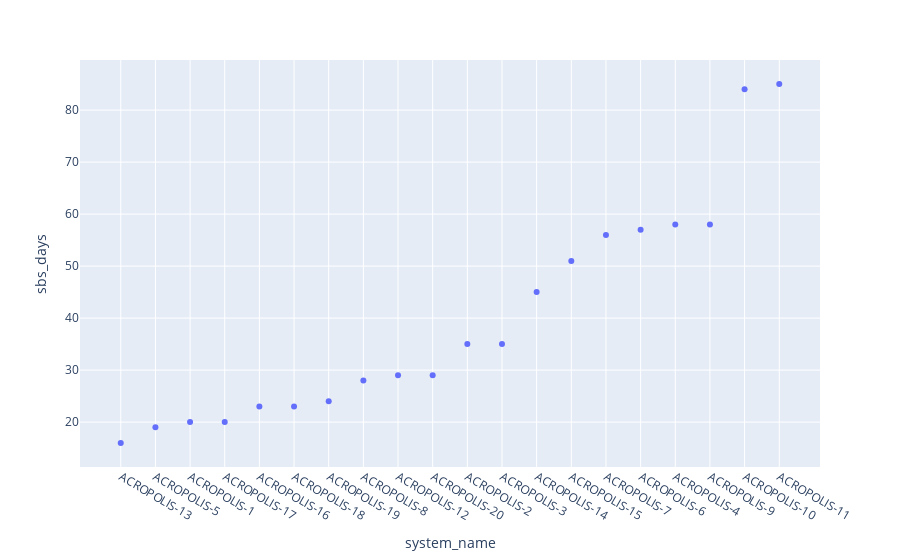

The notebook cell this image was saved under:
### Code cell
# 144 * 10 minute intervals in 1 day - 3 * 10 min intervals in one calibration
# 24* 1h interval in 1 day

df_plot = df.sort("datetime") \
    .group_by(["system_name", "system_id"]) \
    .agg((pl.col("gmp343_corrected").count() / 24).cast(int).alias("sbs_days")) \
    .join(df_sbs, on="system_id") \
    .drop("^.*_right$") \
    .sort("sbs_days")

fig = px.scatter(df_plot, x="system_name", y="sbs_days")
fig.show()

### Figure 1 — Plotly figure (JSON) as saved in the notebook; plotly's stock layout.template omitted (floating-point values rounded to 4 significant figures)
{"data": [{"hovertemplate": "system_name=%{x}<br>sbs_days=%{y}<extra></extra>", "legendgroup": "", "marker": {"color": "#636efa", "symbol": "circle"}, "mode": "markers", "name": "", "orientation": "v", "showlegend": false, "type": "scatter", "x": ["ACROPOLIS-13", "ACROPOLIS-5", "ACROPOLIS-1", "ACROPOLIS-17", "ACROPOLIS-16", "ACROPOLIS-18", "ACROPOLIS-19", "ACROPOLIS-8", "ACROPOLIS-12", "ACROPOLIS-20", "ACROPOLIS-2", "ACROPOLIS-3", "ACROPOLIS-14", "ACROPOLIS-15", "ACROPOLIS-7", "ACROPOLIS-6", "ACROPOLIS-4", "ACROPOLIS-9", "ACROPOLIS-10", "ACROPOLIS-11"], "xaxis": "x", "y": [16, 19, 20, 20, 23, 23, 24, 28, 29, 29, 35, 35, 45, 51, 56, 57, 58, 58, 84, 85], "yaxis": "y"}], "layout": {"legend": {"tracegroupgap": 0}, "margin": {"t": 60}, "xaxis": {"anchor": "y", "domain": [0, 1], "title": {"text": "system_name"}}, "yaxis": {"anchor": "x", "domain": [0, 1], "title": {"text": "sbs_days"}}}}
